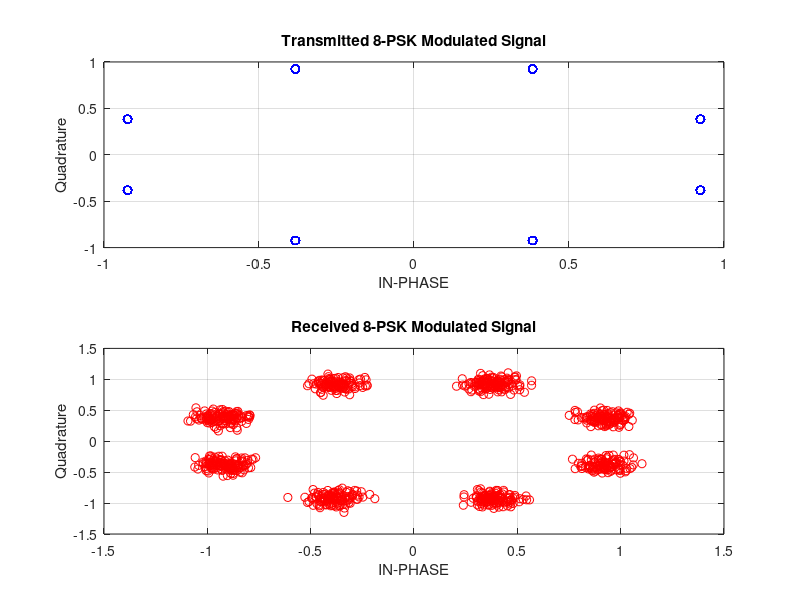

Source code (MATLAB):
M = 8;
k = log2(M);
n = 3000;

bitStream = randi([0, 1], n, 1);
symbolStream = reshape(bitStream, [], k); % Reshaping with empty rows argument
dataSymbolsIn = bi2de(symbolStream);
modulatedSignal = pskmod(dataSymbolsIn, M, pi/M);
SNR = 20;

% Generating received signal with noise
receivedSignal = awgn(modulatedSignal, SNR);

receivedSymbolsOut = pskdemod(receivedSignal, M, pi/M);
receivedBits = de2bi(receivedSymbolsOut, k);

receivedSymbolsOut = pskdemod(receivedSignal, M, pi/M);
receivedBitStream = receivedBits(:);
[numErrors, BER] = biterr(bitStream, receivedBitStream);
fprintf('Number of bit errors: %d\n', numErrors);
fprintf('Bit Error Rate (BER): %f\n', BER);

figure;
subplot(2,1,1);
plot(real(modulatedSignal), imag(modulatedSignal), 'bo');
title('Transmitted 8-PSK Modulated Signal');
xlabel('IN-PHASE');
ylabel('Quadrature');
grid on;
subplot(2,1,2);
plot(real(receivedSignal), imag(receivedSignal), 'ro');
title('Received 8-PSK Modulated Signal');
xlabel('IN-PHASE');
ylabel('Quadrature');
grid on;
